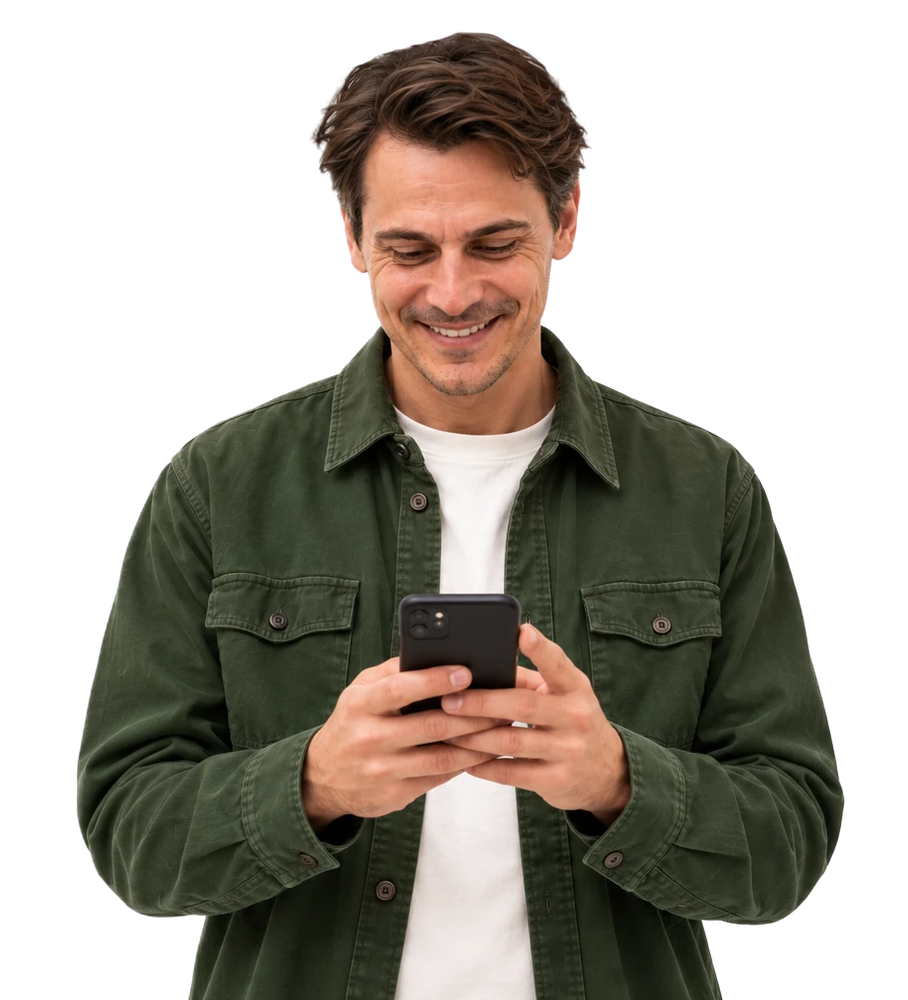
#> input picture joe-strategiefilm/v3/julian_neu/julian_frei_vorher.webp, 908 x 1000 px, found by its file name
$ python augenringe.py 1.0 1.0 julian_frei.webp
#> lines starting #> are read from the running program, lines starting #| are printed output that depends on the picture
import sys, numpy as np
from PIL import Image, ImageFilter
def lift(src, dst, ells, k, prev):
#> called with src = 'julian_neu/julian_frei_vorher.webp', dst = 'julian_neu/julian_frei.webp', k = 1, prev = 'julian_frei.webp/eyes_j.png'
    im=Image.open(src).convert('RGBA'); A=np.asarray(im).astype(float)
#> in lift, im is the input picture: PIL image 908x1000 RGBA; mean R, G, B, A 72.1, 66.3, 41.9, 132.9
    rgb=A[...,:3]; H,W=rgb.shape[:2]; yy,xx=np.mgrid[0:H,0:W]
#> after `rgb = A[..., :3]`:
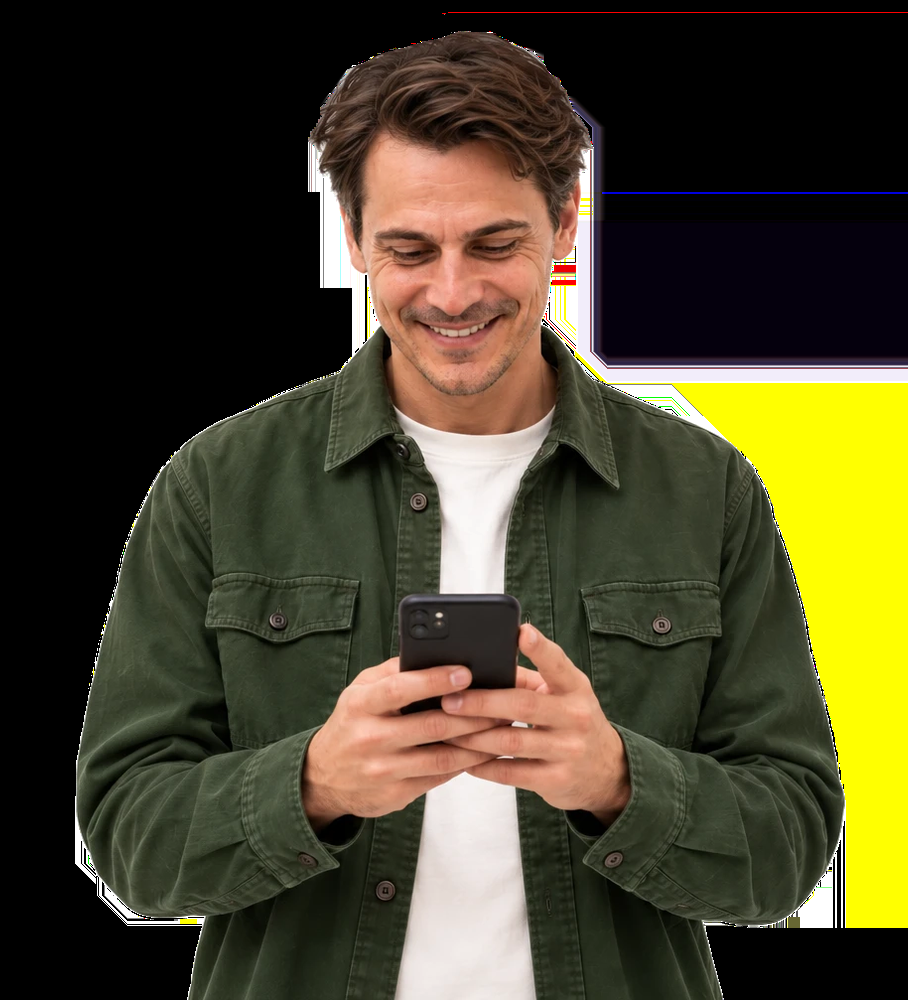
#> rgb: shape (1000, 908, 3) float64; mean R, G, B 72.1, 66.3, 41.9
#> after `H, W = rgb.shape[:2]`: H = 1000; W = 908
    m=np.zeros((H,W))
    for cx,cy,rx,ry in ells: m=np.maximum(m,np.clip(1-((xx-cx)/rx)**2-((yy-cy)/ry)**2,0,1))
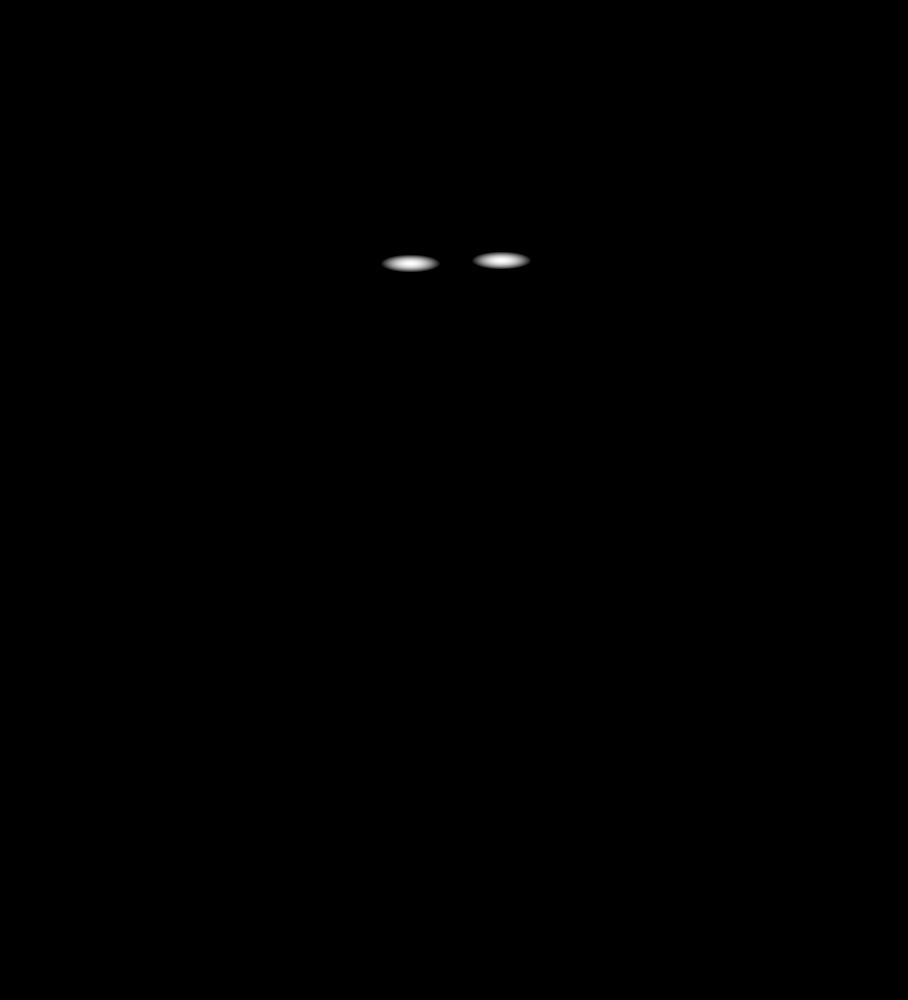
#> m: shape (1000, 908) float64; min 0, max 1, mean 0.000934
    m=np.asarray(Image.fromarray((m*255).astype('uint8')).filter(ImageFilter.GaussianBlur(max(2,ells[0][3]*.5))),float)/255
    # Referenz: stark weichgezeichnete Haut (dunkle Details verschwinden), etwas aufgehellt
    ref=np.asarray(Image.fromarray(rgb.astype('uint8')).filter(ImageFilter.GaussianBlur(ells[0][2]*.9)),float)*1.06
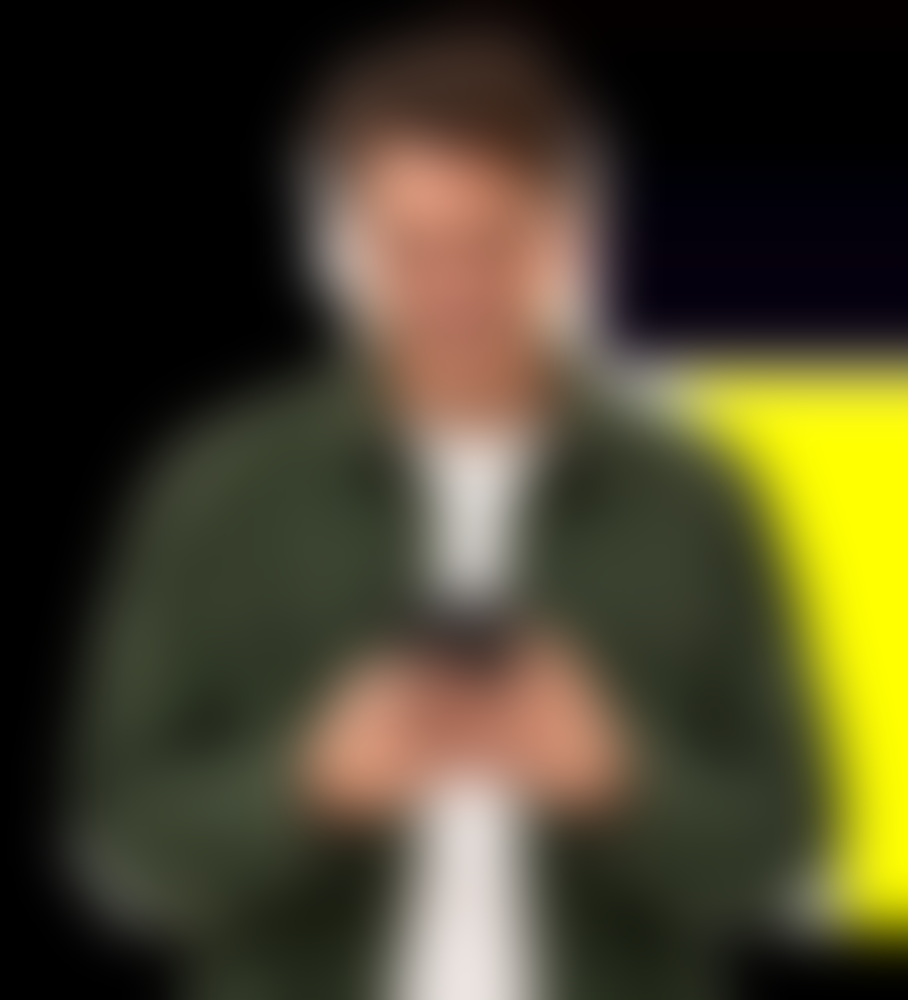
#> ref: shape (1000, 908, 3) float64; mean R, G, B 76.4, 70.3, 44.4; drawn with min black and max white
    L=lambda c: c@[.299,.587,.114]
    d=np.clip(L(ref)-L(rgb),0,None)[...,None]          # nur aufhellen, wo es dunkler als die Umgebung ist
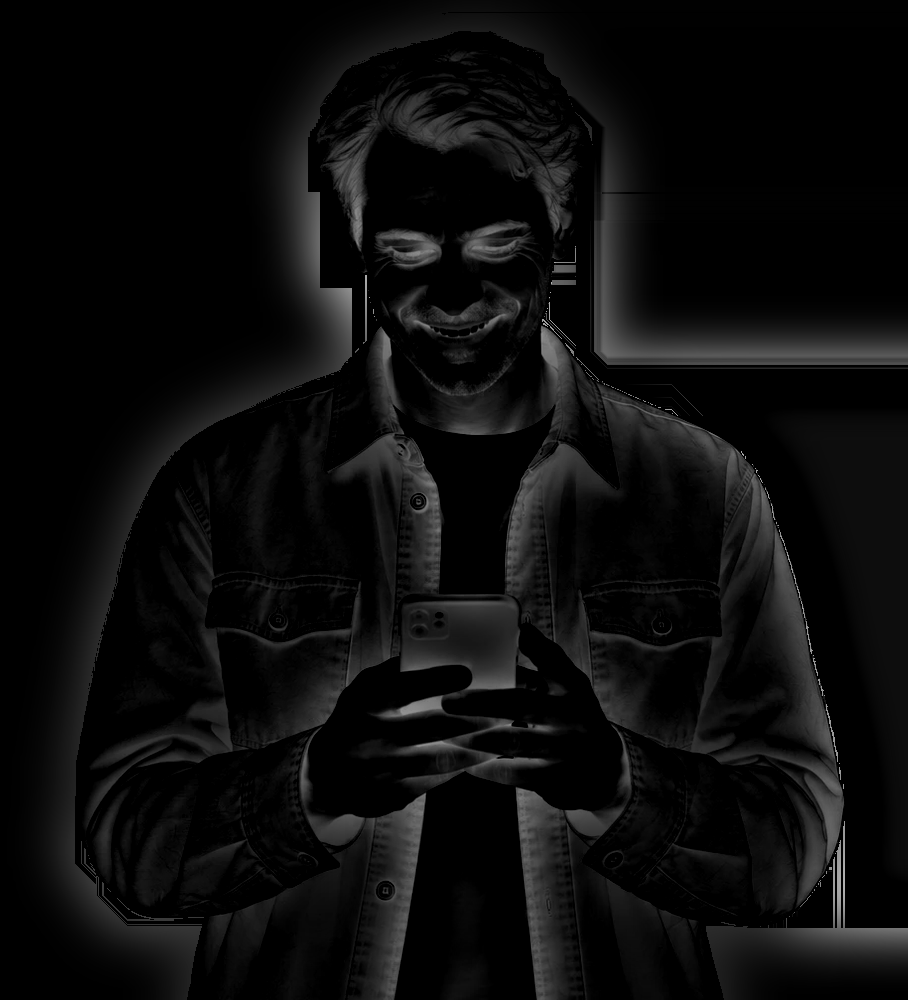
#> d: shape (1000, 908, 1) float64; min 0, max 176.5, mean 12.4
    out=rgb+m[...,None]*k*np.minimum(d,60)*np.array([1.0,.97,.93])
    A[...,:3]=np.clip(out,0,255); r=Image.fromarray(A.astype('uint8'),'RGBA')
    r.save(dst,quality=90,method=6)
    x0=int(min(e[0]-e[2]*2 for e in ells)); x1=int(max(e[0]+e[2]*2 for e in ells)); y0=int(min(e[1]-e[3]*5 for e in ells)); y1=int(max(e[1]+e[3]*4 for e in ells))
    a=Image.open(src).convert('RGB').crop((x0,y0,x1,y1)); b=Image.open(dst).convert('RGB').crop((x0,y0,x1,y1))
#> after `b = Image.open(dst).convert('RGB').crop((x0, y0, x1, y1))`:
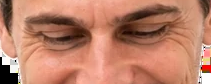
#> b: PIL image 211x84 RGB; mean R, G, B 188.2, 127.9, 104.7
    f=600/a.size[0]; a=a.resize((600,int(a.size[1]*f))); b=b.resize(a.size)
#> after `f = 600 / a.size[0]`: f = 2.84
    c=Image.new('RGB',(600,a.size[1]*2+6),(255,255,255)); c.paste(a,(0,0)); c.paste(b,(0,a.size[1]+6)); c.save(prev)
#> after `c = Image.new('RGB', (600, a.size[1] * 2 + 6), (255, 255, 255))`: c: PIL image 600x482 RGB; every value is 255
#> after `c.paste(a, (0, 0))`:
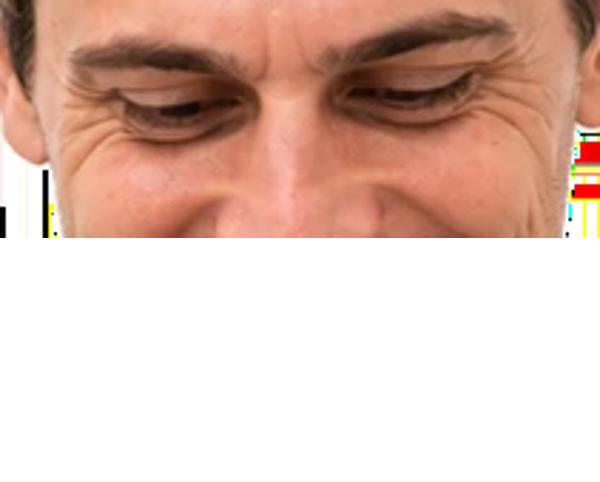
#> c: PIL image 600x482 RGB; mean R, G, B 223.2, 193.3, 181.6
#> after `c.paste(b, (0, a.size[1] + 6))`:
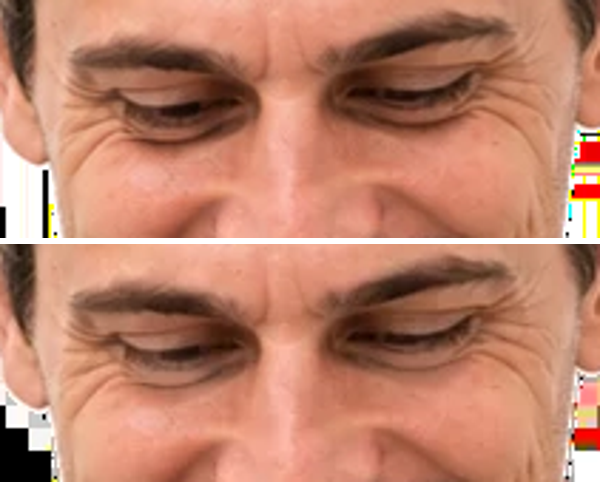
#> c: PIL image 600x482 RGB; mean R, G, B 190.2, 130.6, 107.4
lift('julian_neu/julian_frei_vorher.webp','julian_neu/julian_frei.webp',[(410,263,30,9),(501,260,30,9)],float(sys.argv[1]),sys.argv[3]+'/eyes_j.png')
lift('julian_neu/julian_avatar_vorher.webp','julian_neu/julian_avatar.webp',[(131,145,19,6),(187,143,19,6)],float(sys.argv[2]),sys.argv[3]+'/eyes_a.png')
#> (the run stopped early here; a loop or call above may not have finished)

$ run again, with joe-strategiefilm/v3/julian_neu/quelle.webp copied over joe-strategiefilm/v3/julian_neu/julian_frei_vorher.webp
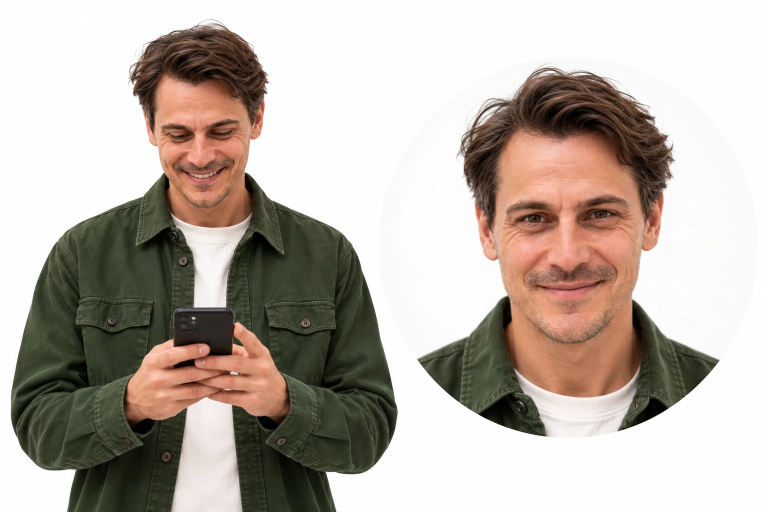
#> input picture joe-strategiefilm/v3/julian_neu/quelle.webp, 1536 x 1024 px, found by its file name (shown at 1/2 size)
#> in lift, `b = Image.open(dst).convert('RGB').crop((x0, y0, x1, y1))`:
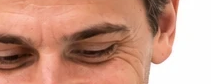
#> b: PIL image 211x84 RGB; mean R, G, B 200, 149.9, 130.5
#> c: PIL image 600x482 RGB; every value is 255
#> in lift, `c.paste(b, (0, a.size[1] + 6))`:
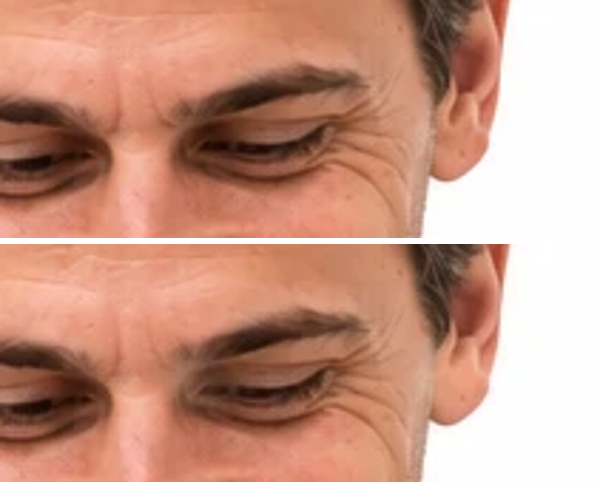
#> c: PIL image 600x482 RGB; mean R, G, B 200.1, 150.6, 131.5
